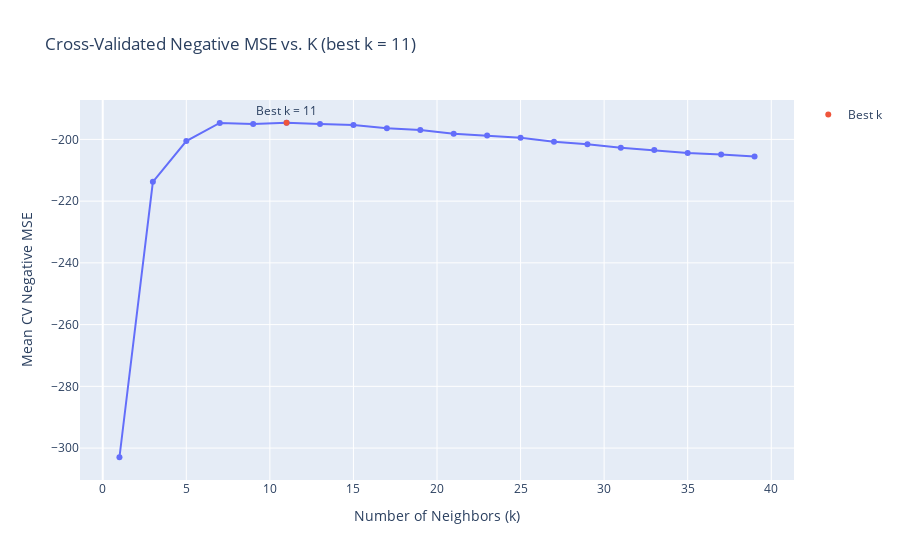

The notebook cell saved with this chart:
### Markdown cell above
Interpretation
- k= 11 gives the lowest cross-validated MSE 
  Each test point uses the 7 closest points to predict AQI_PM25
- MSE = 169.20 i.e. the absolute value. The RMSE = 13.01 which means that the model's predictions are on average about 13 AQI units off in cross-validations

### Code cell
results_df = pd.DataFrame(grid.cv_results_)
results_df["k"] = results_df["param_knn__n_neighbors"]
results_df["mean_score"] = results_df["mean_test_score"]

fig = px.line(
    results_df,
    x="k",
    y="mean_score",
    title=f"Cross-Validated Negative MSE vs. K (best k = {best_k})",
    markers=True,
    labels={"k": "Number of Neighbors (k)", "mean_score": "Mean CV Negative MSE"}
)

fig.add_scatter(
    x=[best_k],
    y=[best_score],
    mode="markers+text",
    text=[f"Best k = {best_k}"],
    textposition="top center",
    name="Best k"
)

fig.update_layout(hovermode="x unified")
fig.show()

### Figure 1 — Plotly figure (JSON) as saved in the notebook; plotly's stock layout.template omitted (floating-point values rounded to 4 significant figures)
{"data": [{"hovertemplate": "Number of Neighbors (k)=%{x}<br>Mean CV Negative MSE=%{y}<extra></extra>", "legendgroup": "", "line": {"color": "#636efa", "dash": "solid"}, "marker": {"symbol": "circle"}, "mode": "lines+markers", "name": "", "orientation": "v", "showlegend": false, "type": "scatter", "x": [1, 3, 5, 7, 9, 11, 13, 15, 17, 19, 21, 23, 25, 27, 29, 31, 33, 35, 37, 39], "xaxis": "x", "y": [-303.0, -213.8, -200.5, -194.7, -195.0, -194.6, -195.0, -195.3, -196.4, -197.0, -198.1, -198.8, -199.5, -200.8, -201.6, -202.7, -203.5, -204.4, -204.9, -205.5], "yaxis": "y"}, {"mode": "markers+text", "name": "Best k", "text": ["Best k = 11"], "textposition": "top center", "type": "scatter", "x": [11], "y": [-194.6]}], "layout": {"hovermode": "x unified", "legend": {"tracegroupgap": 0}, "title": {"text": "Cross-Validated Negative MSE vs. K (best k = 11)"}, "xaxis": {"anchor": "y", "domain": [0, 1], "title": {"text": "Number of Neighbors (k)"}}, "yaxis": {"anchor": "x", "domain": [0, 1], "title": {"text": "Mean CV Negative MSE"}}}}
